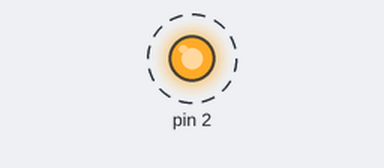
Bench run of a sketch on a simulated Arduino Uno, built with avr-gcc and run on an emulated ATmega328P. Shown: output pins drawn as LEDs (lit = HIGH). Dashed ring = blinking.

Above: at 0.3 s.
Timing chart, 0 to 3.2 s (numbered marks = the images above):
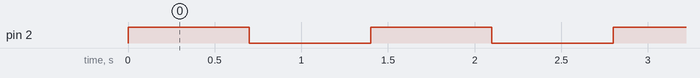

Measured:
- by itself, pin 2: alternates HIGH for 0.70 s and LOW for 0.70 s

The sketch:

reg.ino
```cpp
int dl1,dl2,dl3,dl4;


void setup() {
pinMode(2,OUTPUT);
dl1= 700;
dl2= 10;
dl3= 30;
dl4= 30;

}

void loop() {
digitalWrite(2,HIGH);
delay(dl1);
digitalWrite(2,LOW);
delay(dl1);
//digitalWrite(2,HIGH);
//delay(dl2);
//digitalWrite(2,LOW);
//delay(dl2);
//digitalWrite(2,HIGH);
//delay(dl3)
//digitalWrite(2,LOW);
//delay(dl3);
//digitalWrite(2,HIGH);
//delay(dl4);
//digitalWrite(2,LOW);
//delay(dl4);
}
```
